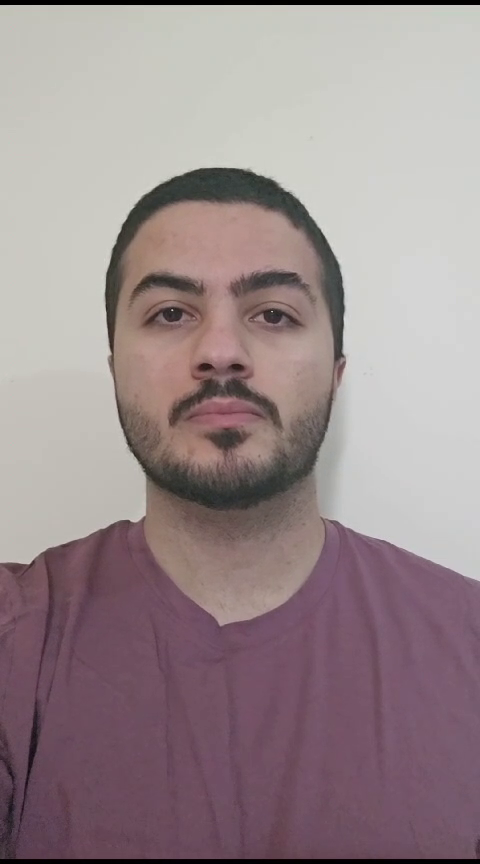
#> input picture frame 32 of TheEye_TheDenizhan/Video_Kayit.mp4, 480 x 864 px
$ python 'resim çek.py'
#> lines starting #> are read from the running program, lines starting #| are printed output that depends on the picture; after the words box and inside, x2 and y2 are one past the last pixel; in counts of white or black regions, pixels touching at a corner belong together
import cv2

# Bilgisayarımızın kamerasından alınan görüntüyü değişkene atıyoruz
vid_cam = cv2.VideoCapture("Video_Kayit.mp4")

# Yüz algılama modelimizi yüklüyoruz
face_detector = cv2.CascadeClassifier("haarcascade_frontalface_default.xml")

# Verilerimizi kaydederken tanımlayacağımız değişkenleri oluşturuyoruz
member_name = "DenizhanHasan"

# Video kaydedici nesnesi oluşturuyoruz
fourcc = cv2.VideoWriter_fourcc(*'mp4v')  # Video codec
out = cv2.VideoWriter('output_video.mp4', fourcc, 20.0, (480 , 864))  # Ayarları uygun şekilde düzenleyin

# Birden fazla fotoğraf çekeceğimiz için bir döngü oluşturuyoruz
while True:
    # Kameradan aldığımız görüntülerimizi okuyoruz ve gri tonlama uyguluyoruz
    ret, img_frame = vid_cam.read()
#> img_frame is the input picture: shape (864, 480, 3); mean B, G, R 141.8, 139.5, 154.6

    # Görüntü alımı başarısız olursa, döngüden çık
    if not ret:
        print("Görüntü alınamadı veya video sona erdi.")
        break

    gray = cv2.cvtColor(img_frame, cv2.COLOR_BGR2GRAY)
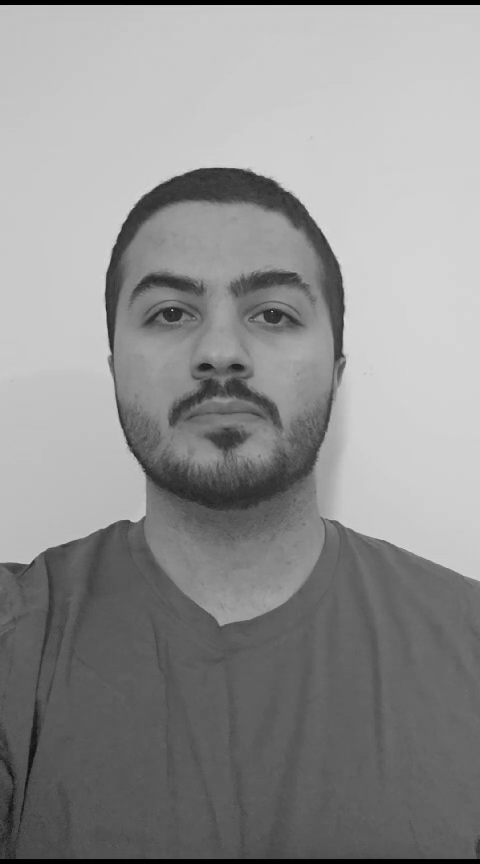
#> gray: shape (864, 480); min 0, max 219, mean 144.3

    # Algıladığımız yüz için dikdörtgen çiziyoruz
    faces = face_detector.detectMultiScale(gray, 1.2, 15)
#> faces = [[66, 189, 306, 306]]
    for (x, y, w, h) in faces:
        cv2.rectangle(img_frame, (x, y), (x + w, y + h), (0, 0, 255), 2)
#> this loop made 1 pass
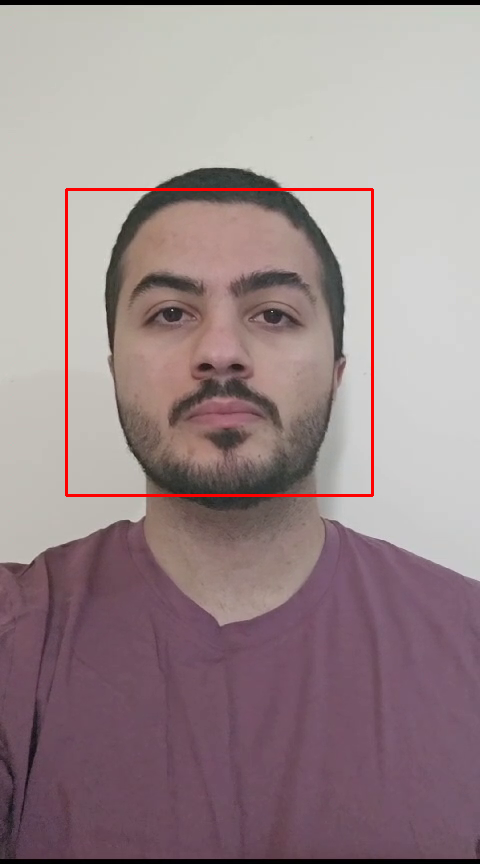
#> img_frame: shape (864, 480, 3); 0.88% of pixels changed, all inside (x1, y1, x2, y2) = (65, 188, 374, 497)

    # Videoya yazıyoruz
    out.write(img_frame)

    # Kamerayı gösteriyoruz
    cv2.imshow("frame", img_frame)

    # Klavyeden q tuşuna basılınca kapatıyoruz
    if cv2.waitKey(102) & 0xFF == ord('q'):
#> (key q is pressed here)
        break

# Video kaydediciyi ve kamerayı kapatıyoruz
out.release()
vid_cam.release()
cv2.destroyAllWindows()

$ run again, starting later in the video
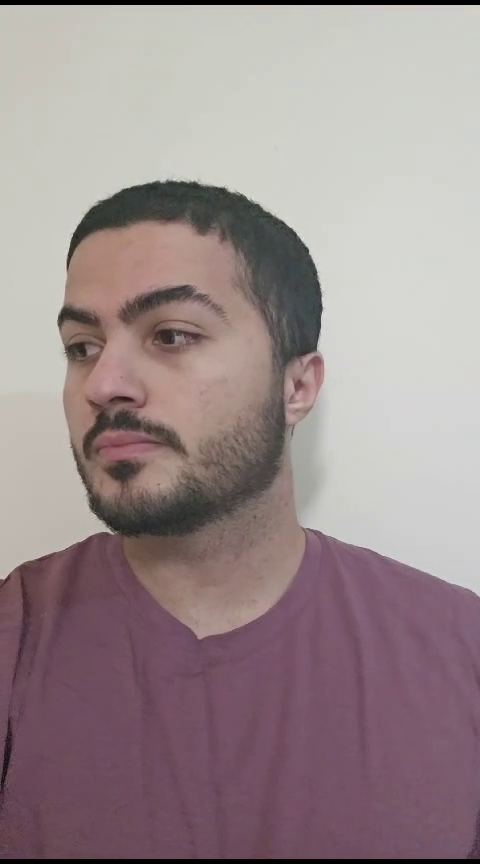
#> input picture frame 144 of TheEye_TheDenizhan/Video_Kayit.mp4, 480 x 864 px
#> img_frame is the input picture: shape (864, 480, 3); mean B, G, R 141.9, 140.1, 155.4
#> `gray = cv2.cvtColor(img_frame, cv2.COLOR_BGR2GRAY)`:
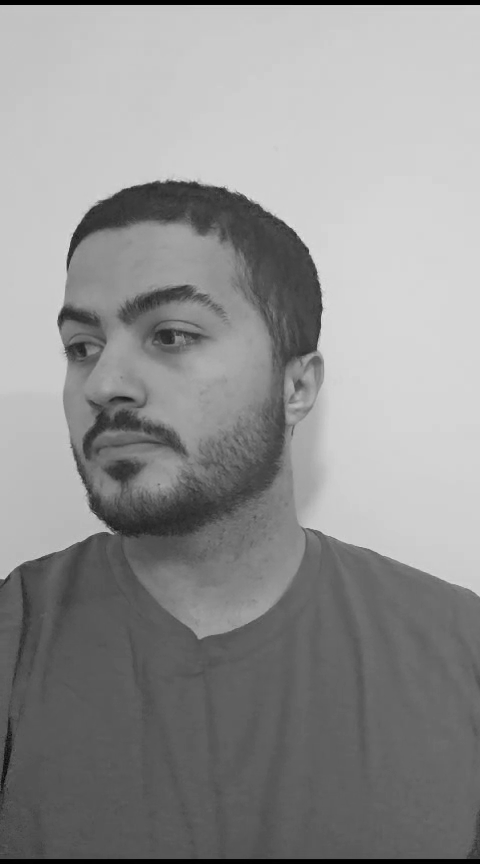
#> gray: shape (864, 480); min 0, max 224, mean 144.9
#> faces = ()

$ run again, starting later in the video
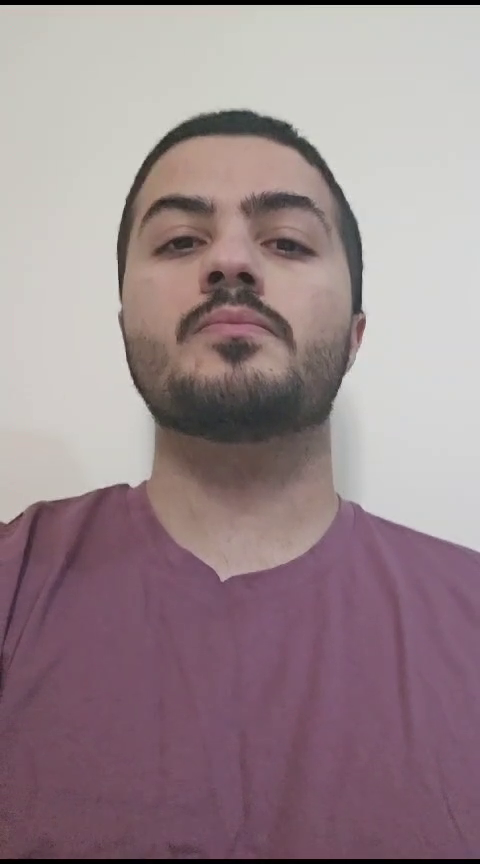
#> input picture frame 257 of TheEye_TheDenizhan/Video_Kayit.mp4, 480 x 864 px
#> img_frame is the input picture: shape (864, 480, 3); mean B, G, R 140.3, 135.5, 154
#> `gray = cv2.cvtColor(img_frame, cv2.COLOR_BGR2GRAY)`:
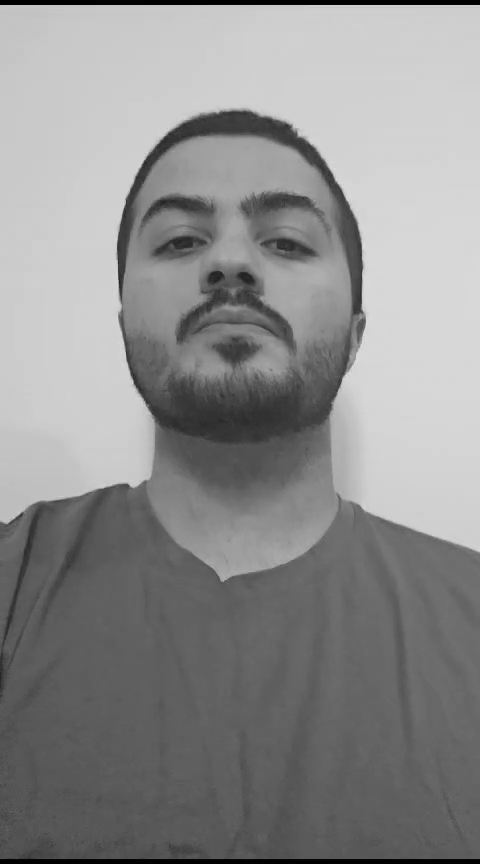
#> gray: shape (864, 480); min 0, max 223, mean 141.6
#> faces = ()
